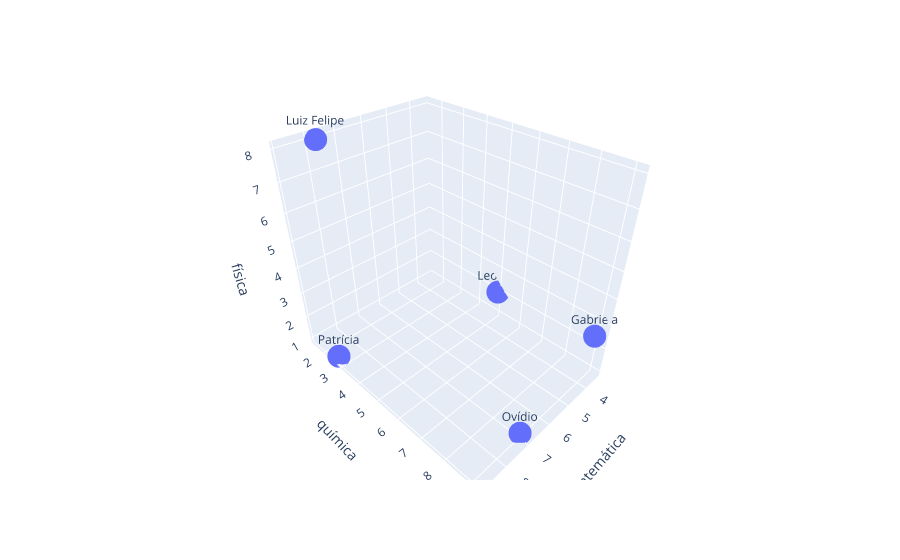

The code cell stored with this chart in its notebook:
### Markdown cell above
Note que as variáveis já possuem a mesma escala (são notas de 0 a 10).

### Code cell
# Gráfico 3D das observações.
fig = px.scatter_3d(dados_vest, x='matemática', y='química', z='física', text=dados_vest.estudante)
fig.show()

### Figure 1 — Plotly figure (JSON) as saved in the notebook; plotly's stock layout.template omitted (floating-point values rounded to 4 significant figures)
{"data": [{"hovertemplate": "matemática=%{x}<br>química=%{y}<br>física=%{z}<br>estudante=%{text}<extra></extra>", "legendgroup": "", "marker": {"color": "#636efa", "symbol": "circle"}, "mode": "markers+text", "name": "", "scene": "scene", "showlegend": false, "text": ["Gabriela", "Luiz Felipe", "Patrícia", "Ovídio", "Leonor"], "type": "scatter3d", "x": [3.7, 7.8, 8.9, 7, 3.4], "y": [9.1, 1.5, 2.7, 9, 5], "z": [2.7, 8, 1, 1, 2]}], "layout": {"legend": {"tracegroupgap": 0}, "margin": {"t": 60}, "scene": {"domain": {"x": [0, 1], "y": [0, 1]}, "xaxis": {"title": {"text": "matemática"}}, "yaxis": {"title": {"text": "química"}}, "zaxis": {"title": {"text": "física"}}}}}
